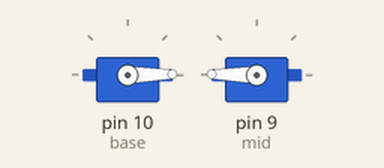
Simulated run of this sketch. Board: Arduino Uno, built with avr-gcc and run on an emulated ATmega328P. Parts: 2 × servo.

Above: at 0.05 s.
At 2.2 s:
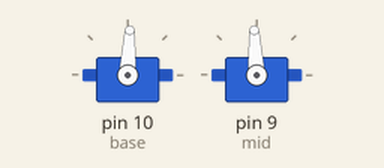
At 4.4 s:
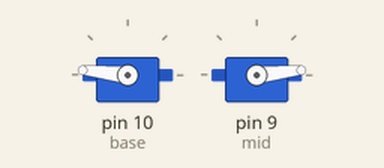
At 8.75 s:
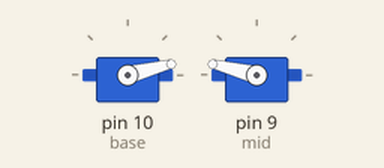
Timing chart, 0 to 11.8 s (numbered marks = the images above):
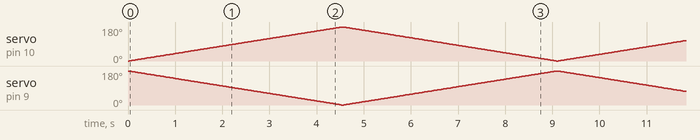

The sketch:

servo_motors.ino
```cpp
#include <Servo.h>

Servo base;
Servo mid;

int base_pos = 0;
int mid_pos = 0;

void setup() {
  base.attach(10);
  mid.attach(9);
}

void loop() {
  for (base_pos=0;base_pos<=180;base_pos++){
    base.write(base_pos);
    mid.write(180-base_pos);
    delay(25);
  }
  for (base_pos=180;base_pos>=0;base_pos--){
    base.write(base_pos);
    mid.write(180-base_pos);
    delay(25);
  }
}
```
